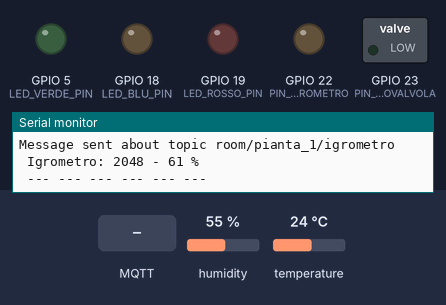
A sketch run on a simulated ESP32. Parts: switched loads named in the sketch (green lamp = pin HIGH), output pins drawn as LEDs (lit = HIGH), the last lines printed to the serial monitor. The inputs (shaded band) are chosen by the test bench; at power-on: humidity 55 %, temperature 24 °C. WiFi joins after 1.5 s; servers stay silent unless stated; no MQTT or app messages arrive unless stated.

Above: at 2.7 s.
2.8 s: MQTT message "off" arrives on the first subscribed topic
At 3.2 s:
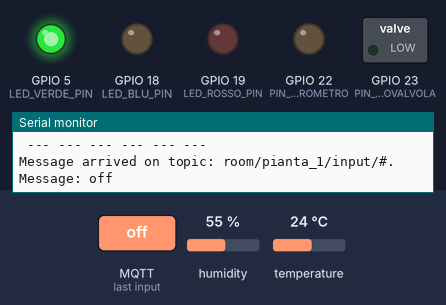
4.8 s: MQTT message "on" arrives on the first subscribed topic
At 6.1 s:
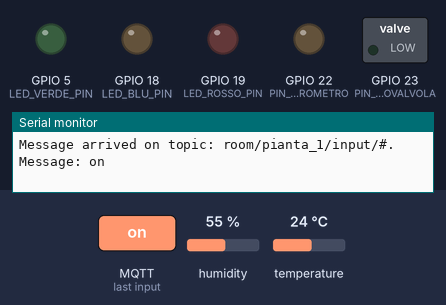
6.3 s: MQTT message "1" arrives on the first subscribed topic
At 6.7 s:
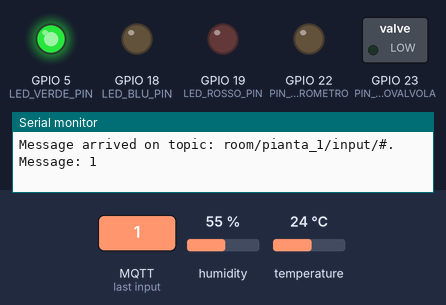
Timing chart, 0 to 9.3 s (numbered marks = the images above; inputs shaded):
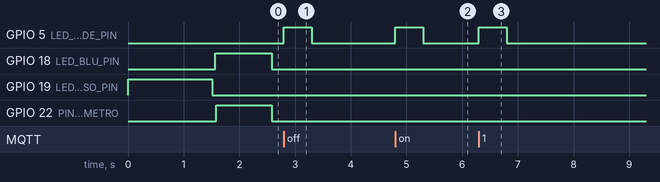

Measured:
- after the input at 2.8 s, GPIO 5 (LED_VERDE_PIN): LOW → HIGH at once, → LOW 0.50 s later
- after the input at 4.8 s, GPIO 5 (LED_VERDE_PIN): LOW → HIGH at once, → LOW 0.50 s later
- after the input at 6.3 s, GPIO 5 (LED_VERDE_PIN): LOW → HIGH at once, → LOW 0.50 s later

The sketch:

sketch_sistema_v1.ino
```cpp
#include <WiFi.h>
#include <PubSubClient.h>
#include <Adafruit_Sensor.h>
#include <DHT.h>

#define PIN_TRANSISTOR_ELETTROVALVOLA 23
#define PIN_TRANSISTOR_IGROMETRO 22

#define DATA_IGROMETRO 34
#define DATA_LUMEN 35

#define DHTPIN 21
#define DHTTYPE DHT22
DHT dht(DHTPIN, DHTTYPE);

#define LED_ROSSO_PIN 19
#define LED_BLU_PIN 18
#define LED_VERDE_PIN 5

const int timer_info = 300000;

// WiFi
// Replace the next variables with your SSID/Password combination
const char* ssid = "OnePlusEmilio";
const char* password = "EmiLio..94";

// MQTT
// Make sure to update this for your own MQTT Broker!
const char* mqtt_server = "192.168.43.49";


const char* mqtt_topic_sub = "room/pianta_1/input/#";
const char* mqtt_topic_pub = "room/pianta_1/";
const char* mqtt_topic_sub_elettrovalvola_auto = "room/pianta_1/input/auto/elettrovalvola";
const char* mqtt_topic_sub_elettrovalvola_manual = "room/pianta_1/input/manual/elettrovalvola";
const char* mqtt_topic_sub_igrometro = "room/pianta_1/input/igrometro";
const char* mqtt_topic_sub_info = "room/pianta_1/input/info";
const char* mqtt_username = "emilio";
const char* mqtt_password = "iot_project_2019";
const char* clientID = "ESP32_Garden";

// Timers auxiliar variables
long now = millis();
long lastMeasure = 0;

WiFiClient espClient;
PubSubClient client(espClient);
long lastMsg = 0;
char msg[50];
int value = 0;

void setup_wifi() {
  delay(10);
  Serial.println();
  Serial.print("Connecting to ");
  Serial.println(ssid);

  // Connect to the WiFi
  WiFi.begin(ssid, password);

  while (WiFi.status() != WL_CONNECTED) {
    delay(500);
    Serial.print(".");
  }

  // Debugging - Output the IP Address of the ESP32
  Serial.println("WiFi connected");
  Serial.println("IP address: ");
  Serial.println(WiFi.localIP());
}

void callback(char* topic, byte* message, unsigned int length) {
  digitalWrite(LED_VERDE_PIN, HIGH);
  Serial.print("Message arrived on topic: ");
  Serial.print(topic);
  Serial.print(". Message: ");
  String messageTemp;

  for (int i = 0; i < length; i++) {
    Serial.print((char)message[i]);
    messageTemp += (char)message[i];
  }
  Serial.println();

  // Feel free to add more if statements to control more GPIOs with MQTT

  // If a message is received on the topic esp32/output, you check if the message is either "on" or "off".
  // Changes the output state according to the message

  if (String(topic) == mqtt_topic_sub_elettrovalvola_auto || String(topic) == mqtt_topic_sub_elettrovalvola_manual) {
    Serial.println("ELETTROVALVOLA");
    use_elettrovalvola(messageTemp);
    if (messageTemp == "off") {
      igro_after_watering();
    }
  } else if (String(topic) == mqtt_topic_sub_igrometro) {
    Serial.println("IGROMETRO");
    use_igrometro();
  } else if (String(topic) == mqtt_topic_sub_info) {
    info_point();
  }
  delay(500);
  digitalWrite(LED_VERDE_PIN, LOW);
}

void reconnect() {
  // Loop until we're reconnected
  while (!client.connected()) {
    Serial.print("Attempting MQTT connection...");

    // Attempt to connect
    if (client.connect(clientID, mqtt_username, mqtt_password)) {
      Serial.println("Connected to MQTT Broker!");
      // Subscribe
      client.subscribe(mqtt_topic_sub);
    } else {
      Serial.print("Connection to MQTT Broker failed..., rc=");
      Serial.print(client.state());
      Serial.println(" try again in 5 seconds");
      // Wait 5 seconds before retrying
      delay(5000);
    }
  }
}

void setup() {
  // put your setup code here, to run once:
  Serial.begin(115200);

  pinMode(PIN_TRANSISTOR_ELETTROVALVOLA, OUTPUT);
  pinMode(PIN_TRANSISTOR_IGROMETRO, OUTPUT);
  pinMode(DATA_IGROMETRO, INPUT);
  pinMode(DATA_LUMEN, INPUT);
  pinMode(LED_ROSSO_PIN, OUTPUT);
  pinMode(LED_VERDE_PIN, OUTPUT);
  pinMode(LED_BLU_PIN, OUTPUT);
  dht.begin();

  Serial.println("Start");

  digitalWrite(LED_ROSSO_PIN, HIGH);

  setup_wifi();
  client.setServer(mqtt_server, 1883);
  client.setCallback(callback);
  client.subscribe(mqtt_topic_sub);

  digitalWrite(LED_ROSSO_PIN, LOW);
}

void loop() {
  if (!client.connected()) {
    reconnect();
  }

  if (!client.loop()) {
    client.connect(clientID);
  }

  now = millis();
  if (now - lastMeasure > timer_info || lastMeasure == 0) {
    digitalWrite(LED_BLU_PIN, HIGH);
    lastMeasure = now;
    cycle();
    digitalWrite(LED_BLU_PIN, LOW);
    Serial.println(" --- --- --- --- --- --- ");
  }
}

float t = 0.0;
float h = 0.0;
int lumen = 0;
int igro = 0;

void cycle() {
  use_dht();
  use_lumen();
  use_igrometro();
}

void use_dht() {
  t = dht.readTemperature();
  h = dht.readHumidity();

  if (isnan(h) || isnan(t)) {
    Serial.println("Failed to read from DHT sensor!");
    return;
  }

  static char temperatureTemp[7];
  dtostrf(t, 6, 2, temperatureTemp);

  static char humidityTemp[7];
  dtostrf(h, 6, 2, humidityTemp);

  publish_MQTT("temperature", temperatureTemp);
  publish_MQTT("humidity", humidityTemp);

  Serial.print(" Humidity: ");
  Serial.print(h);
  Serial.print(" %\t Temperature: ");
  Serial.print(t);
  Serial.println(" *C ");
}


void use_lumen() {
  lumen = analogRead(DATA_LUMEN);

  int lum = map(lumen, 100, 4095, 100, 0); // converto il valore analogico in percentuale

  static char lumenTemp[5];
  sprintf(lumenTemp, "%04d", lum);

  publish_MQTT("lumen", lumenTemp);

  Serial.print(" LDR: ");
  Serial.print(lumen);
  Serial.print(" - ");
  Serial.print(lum);
  Serial.println(" %");
}

void use_igrometro() {
  digitalWrite(PIN_TRANSISTOR_IGROMETRO, HIGH);
  delay(500);

  igro = analogRead(DATA_IGROMETRO);
  int umdtrr = map(igro, 700, 4095, 100, 0); // converto il valore analogico in percentuale

  delay(500);
  digitalWrite(PIN_TRANSISTOR_IGROMETRO, LOW);

  static char igroTemp[5];
  sprintf(igroTemp, "%04d", umdtrr);

  publish_MQTT("igrometro", igroTemp);

  Serial.print(" Igrometro: ");
  Serial.print(igro);
  Serial.print(" - ");
  Serial.print(umdtrr);
  Serial.println(" %");
}

void igro_after_watering() {
  digitalWrite(PIN_TRANSISTOR_IGROMETRO, HIGH);
  delay(500);

  igro = analogRead(DATA_IGROMETRO);
  int umdtrr = map(igro, 700, 4095, 100, 0); // converto il valore analogico in percentuale

  delay(500);
  digitalWrite(PIN_TRANSISTOR_IGROMETRO, LOW);

  static char igroTemp[5];
  sprintf(igroTemp, "%04d", umdtrr);

  publish_MQTT("out/igrometro", igroTemp);
}

void use_elettrovalvola(String mex) {
  if (mex == "on") {
    digitalWrite(PIN_TRANSISTOR_ELETTROVALVOLA, HIGH);
    Serial.println("HIGH - Elettrovalvola");
    publish_MQTT("elettrovalvola", "on");
  } else if (mex == "off") {
    digitalWrite(PIN_TRANSISTOR_ELETTROVALVOLA, LOW);
    Serial.println("LOW - Elettrovalvola");
    publish_MQTT("elettrovalvola", "off");
  } else {
    publish_MQTT("elettrovalvola", "Value not correct.");
    Serial.println("Value is not correct!");
  }
}

void info_point() {
  digitalWrite(LED_ROSSO_PIN, HIGH);
  delay(100);
  digitalWrite(LED_BLU_PIN, HIGH);
  delay(100);

  cycle();

  digitalWrite(LED_ROSSO_PIN, LOW);
  delay(100);
  digitalWrite(LED_BLU_PIN, LOW);
  delay(100);
}

char* mqtt_topic = "";
void publish_MQTT(char* mqtt_subtopic, char* value) {

  mqtt_topic = (char *) malloc(1 + strlen(mqtt_topic_pub) + strlen(mqtt_subtopic) );
  strcpy(mqtt_topic, mqtt_topic_pub);
  strcat(mqtt_topic, mqtt_subtopic);

  if (client.publish(mqtt_topic, value)) {
    Serial.print("Message sent about topic ");
    Serial.println(mqtt_topic);
  } else {
    Serial.println("Message failed to send. Reconnecting to MQTT Broker and trying again");
    client.connect(clientID, mqtt_username, mqtt_password);
    delay(10); // This delay ensures that client.publish doesn't clash with the client.connect call
    if (client.publish(mqtt_topic, value)) {
      Serial.print("Message sent about topic ");
      Serial.println(mqtt_topic);
    }
  }
}
```
